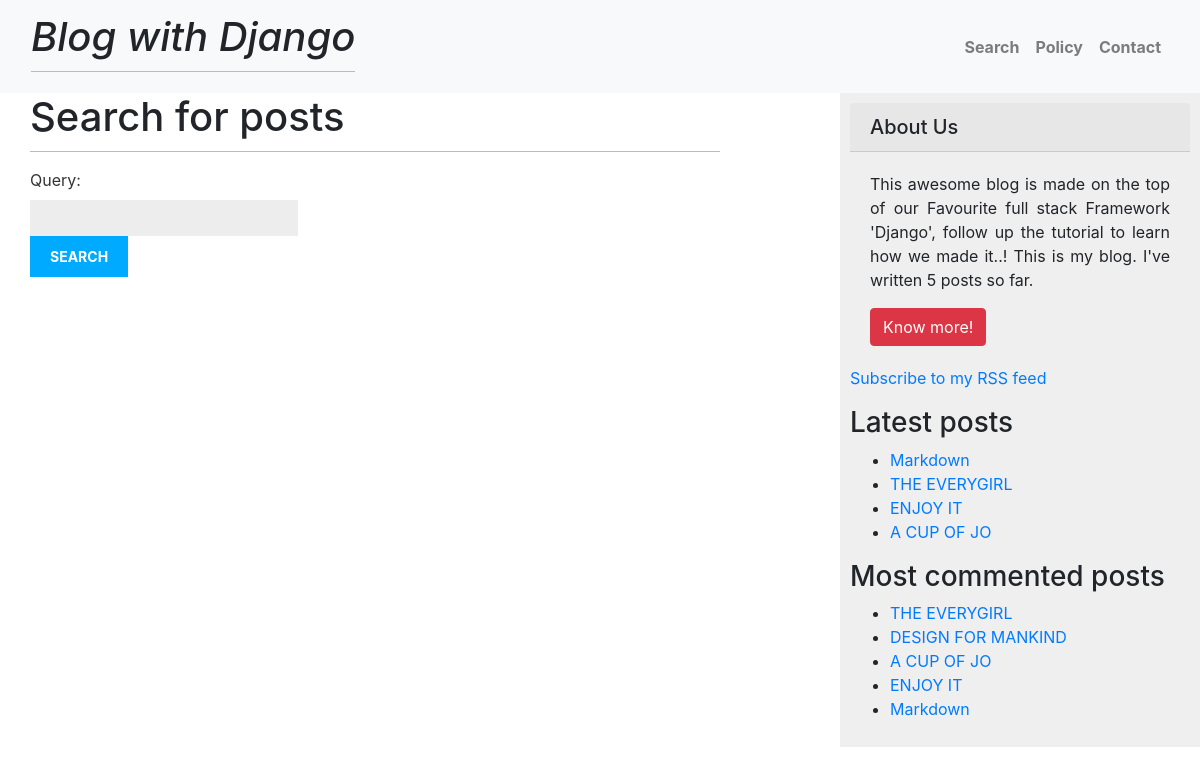
The app's page /blog/search/ with its own data.
### blog/models.py (models this page shows)
class Post(models.Model):
    STATUS_CHOICES = (
    ('draft', 'Draft'),
    ('published', 'Published'),
                        )
    title = models.CharField(max_length=250)
    slug = models.SlugField(max_length=250, unique_for_date='publish')
    author = models.ForeignKey(User, on_delete=models.CASCADE, related_name='blog_posts')
    body = models.TextField()
    publish = models.DateTimeField(default=timezone.now)
    created = models.DateTimeField(auto_now_add=True)
    updated = models.DateTimeField(auto_now=True)
    status = models.CharField(max_length=10, choices=STATUS_CHOICES, default='draft')
    objects = models.Manager()  # The default manager.
    published = PublishedManager()  # Our custom manager.
    tags = TaggableManager()
    def get_absolute_url(self):
        return reverse('blog:post_detail',
                       args=[self.publish.year,
                             self.publish.month,
                             self.publish.day,
                             self.slug])
    class Meta:
        ordering = ('-publish',)

### blog/views.py (the view, shortened to what this page needs)
# urls.py: path('search/', views.post_search, name='post_search'),
def post_search(request):
    form = SearchForm()
    query = None
    results = []
    return render(request, 'blog/post/search.html', {'form': form,
                                                     'query': query,
                                                     'results': results})

### blog/forms.py
class SearchForm(forms.Form):
    query = forms.CharField()

### blog/models.py (called while the page is built)
    def get_queryset(self):
        return super(PublishedManager, self).get_queryset()\
.filter(status='published')

### blog/templatetags/blog_tags.py (called while the page is built)
@register.simple_tag
def total_posts():
    return Post.published.count()

@register.inclusion_tag('blog/post/latest_posts.html')
def show_latest_posts(count=5):
    latest_posts = Post.published.order_by('-publish')[:count]
    return {'latest_posts': latest_posts}

@register.simple_tag
def get_most_commented_posts(count=5):
    return Post.published.annotate(
                total_comments=Count('comments')
            ).order_by('-total_comments')[:count]

### blog/templates/blog/post/search.html (shortened to what this page needs)
{% extends "blog/base.html" %}
{% block content %}
  {% if query %}
    <h1>Posts containing "{{ query }}"</h1>
    <h3>
      {% with results.count as total_results %}
          Found {{ total_results }} result{{ total_results|pluralize }}
      {% endwith %}
    </h3>
    {% for post in results %}
        <h4><a href="{{ post.get_absolute_url }}">{{ post.title }}</a></h4>
        {{ post.body|truncatewords:5 }}
    {% empty %}
      <p>There are no results for your query.</p>
    {% endfor %}
    <p><a href="{% url "blog:post_search" %}">Search again</a></p>
  {% else %}
    <h1>Search for posts</h1>
    <form action="." method="get">
      {{ form.as_p }}
      <input type="submit" value="Search">
    </form>
  {% endif %}
{% endblock %}

### blog/templates/blog/base.html (shortened to what this page needs)
{% load blog_tags %}
{% load static %}
<!DOCTYPE html>
<html>
<head>
<link href="{% static "css/blog.css" %}" rel="stylesheet">
<link rel="stylesheet" href="https://maxcdn.bootstrapcdn.com/bootstrap/4.0.0/css/bootstrap.min.css"
 />
</head>
<body>
        <nav class="navbar navbar-expand-lg navbar-light bg-light shadow" id="mainNav">
            <div class="container-fluid">
                <a class="navbar-brand" ><h1><i>Blog with Django</i></h1> </a>
                <div class="collapse navbar-collapse" id="navbarResponsive">
                    <ul class="navbar-nav ml-auto">
                        <li class="nav-item text-black">
                            <a class="nav-link text-black font-weight-bold" href="{% url "blog:post_search" %}">Search</a>
                        </li>
                        <li class="nav-item text-black">
                            <a class="nav-link text-black font-weight-bold" href="#">Policy</a>
                        </li>
                        <li class="nav-item text-black">
                            <a class="nav-link text-black font-weight-bold" href="#">Contact</a>
                        </li>
                    </ul>
                </div>
            </div>
        </nav>
<div id="content" style="text-align: justify ">
{% block content %}
{% endblock %}
</div>
<div id="sidebar">
        <h5 class="card-header">About Us</h5>
    <div class="card-body">
        <p class="card-text" style="text-align: justify "> This awesome blog is made on the top of our Favourite full stack Framework 'Django', follow up the tutorial to learn how we made it..! This is my blog. I've written {% total_posts %} posts so far.</p>
        <a href="https://www.facebook.com/bhumicha"
           class="btn btn-danger">Know more!</a>
    </div>
<p><a href="{% url "blog:post_feed" %}">Subscribe to my RSS feed</a></p>
    <h3>Latest posts</h3>
{% show_latest_posts 4 %}
    <h3>Most commented posts</h3>
{% get_most_commented_posts as most_commented_posts %}
<ul>
{% for post in most_commented_posts %}
<li>
<a href="{{ post.get_absolute_url }}">{{ post.title }}</a>
</li>
{% endfor %}
</ul>
</div>
</body>
</html>

### blog/templates/blog/post/latest_posts.html
<ul>
{% for post in latest_posts %}
  <li>
    <a href="{{ post.get_absolute_url }}">{{ post.title }}</a>
  </li>
{% endfor %}
</ul>

### blog/static/css/blog.css (style rules this page uses)
body { margin:0; padding:0; font-family:helvetica, sans-serif; }
a { color:#00abff; text-decoration:none; }
h1 { font-weight:normal; border-bottom:1px solid #bbb; padding:0 0 10px 0; }
#content { float:left; width:60%; padding:0 0 0 30px; text-align: justify; }
#sidebar { float:right; width:30%; padding:10px; background:#efefef; height:100%; }
label { float:left; clear:both; color:#333; margin-bottom:4px; }
input, textarea { clear:both; float:left; margin:0 0 10px; background:#ededed; border:0; padding:6px 10px; font-size:12px; }
input[type=submit] { font-weight:bold; background:#00abff; color:#fff; padding:10px 20px; font-size:14px; text-transform:uppercase; }

### records on screen
Post: title "Markdown"
Post: title "THE EVERYGIRL"
Post: title "ENJOY IT"
Post: title "A CUP OF JO"
Post: title "DESIGN FOR MANKIND"
